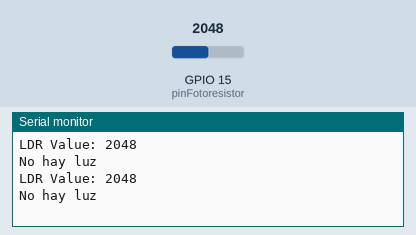
A sketch run on a simulated ESP32. Shown: the last lines printed to the serial monitor. The test bench sets the inputs (shaded band); at power-on: GPIO 15 (pinFotoresistor) = 2048.

Above: at 1.8 s.
1.9 s: GPIO 15 (pinFotoresistor) set to 1947
At 2.6 s:
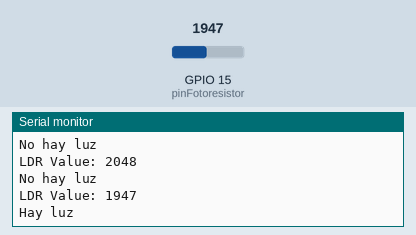
4.5 s: GPIO 15 (pinFotoresistor) set to 2040
At 5.8 s:
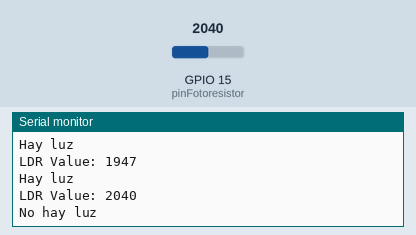
Timing chart, 0 to 7.5 s (numbered marks = the images above; inputs shaded):
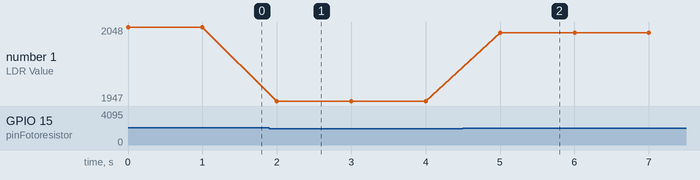

The sketch:

sketch_dec18a.ino
```cpp
const int pinFotoresistor=15; // pin analogico de la esp32

void setup() {
  Serial.begin(115200);       // Inicia comunicación serial
  pinMode(pinFotoresistor, INPUT);    // Configura el pin de la LDR como entrada
}

void loop() {
  int ldrValue = analogRead(pinFotoresistor); // Lee el valor analógico de la LDR
  Serial.print("LDR Value: ");
  Serial.println(ldrValue);

  // Define un umbral para determinar si hay luz o no
  if (ldrValue < 2000) {
    Serial.println("Hay luz");
  } else {
    Serial.println("No hay luz");
  }

  delay(1000); // Espera 1s antes de leer de nuevo
}
```

Measured:
- the behaviour switches between 2000 and 1999 on GPIO 15 (pinFotoresistor) (found by bisection; images 0 and 1)
- after the input at 1.9 s, the serial monitor: prints a new line after 0.10 s (image 1)
- after the input at 4.5 s, the serial monitor: prints a new line after 0.50 s (image 2)
- plotted number 1: 2048 → 1947 after the input at 1.9 s, 1947 → 2040 after the input at 4.5 s
